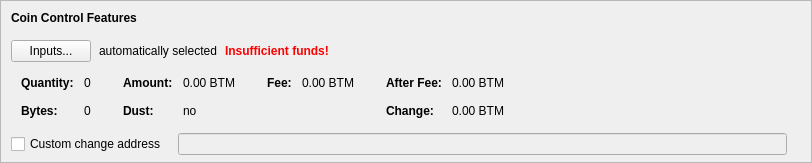
    <widget class="QFrame" name="frameCoinControl">
     <property name="sizePolicy">
      <sizepolicy hsizetype="Expanding" vsizetype="Expanding">
       <horstretch>0</horstretch>
       <verstretch>0</verstretch>
      </sizepolicy>
     </property>
     <property name="maximumSize">
      <size>
       <width>16777215</width>
       <height>16777215</height>
      </size>
     </property>
     <property name="frameShape">
      <enum>QFrame::StyledPanel</enum>
     </property>
     <property name="frameShadow">
      <enum>QFrame::Sunken</enum>
     </property>
     <layout class="QVBoxLayout" name="verticalLayoutCoinControl2">
      <property name="spacing">
       <number>0</number>
      </property>
      <property name="leftMargin">
       <number>0</number>
      </property>
      <property name="topMargin">
       <number>0</number>
      </property>
      <property name="rightMargin">
       <number>0</number>
      </property>
      <property name="bottomMargin">
       <number>6</number>
      </property>
      <item>
       <layout class="QVBoxLayout" name="verticalLayoutCoinControl" stretch="0,0,0,0,1">
        <property name="spacing">
         <number>0</number>
        </property>
        <property name="leftMargin">
         <number>10</number>
        </property>
        <property name="topMargin">
         <number>10</number>
        </property>
        <item>
         <layout class="QHBoxLayout" name="horizontalLayoutCoinControl1">
          <property name="bottomMargin">
           <number>15</number>
          </property>
          <item>
           <widget class="QLabel" name="labelCoinControlFeatures">
            <property name="sizePolicy">
             <sizepolicy hsizetype="Preferred" vsizetype="Maximum">
              <horstretch>0</horstretch>
              <verstretch>0</verstretch>
             </sizepolicy>
            </property>
            <property name="font">
             <font>
              <weight>75</weight>
              <bold>true</bold>
             </font>
            </property>
            <property name="styleSheet">
             <string notr="true">font-weight:bold;</string>
            </property>
            <property name="text">
             <string>Coin Control Features</string>
            </property>
           </widget>
          </item>
         </layout>
        </item>
        <item>
         <layout class="QHBoxLayout" name="horizontalLayoutCoinControl2" stretch="0,0,0,0">
          <property name="spacing">
           <number>8</number>
          </property>
          <property name="bottomMargin">
           <number>10</number>
          </property>
          <item>
           <widget class="QPushButton" name="pushButtonCoinControl">
            <property name="styleSheet">
             <string notr="true"/>
            </property>
            <property name="text">
             <string>Inputs...</string>
            </property>
            <property name="autoDefault">
             <bool>false</bool>
            </property>
           </widget>
          </item>
          <item>
           <widget class="QLabel" name="labelCoinControlAutomaticallySelected">
            <property name="text">
             <string>automatically selected</string>
            </property>
            <property name="margin">
             <number>5</number>
            </property>
           </widget>
          </item>
          <item>
           <widget class="QLabel" name="labelCoinControlInsuffFunds">
            <property name="font">
             <font>
              <weight>75</weight>
              <bold>true</bold>
             </font>
            </property>
            <property name="styleSheet">
             <string notr="true">color:red;font-weight:bold;</string>
            </property>
            <property name="text">
             <string>Insufficient funds!</string>
            </property>
            <property name="margin">
             <number>5</number>
            </property>
           </widget>
          </item>
          <item>
           <spacer name="horizontalSpacerCoinControl">
            <property name="orientation">
             <enum>Qt::Horizontal</enum>
            </property>
            <property name="sizeHint" stdset="0">
             <size>
              <width>40</width>
              <height>1</height>
             </size>
            </property>
           </spacer>
          </item>
         </layout>
        </item>
        <item>
         <widget class="QWidget" name="widgetCoinControl" native="true">
          <property name="sizePolicy">
           <sizepolicy hsizetype="Preferred" vsizetype="Preferred">
            <horstretch>0</horstretch>
            <verstretch>0</verstretch>
           </sizepolicy>
          </property>
          <property name="minimumSize">
           <size>
            <width>0</width>
            <height>0</height>
           </size>
          </property>
          <property name="styleSheet">
           <string notr="true"/>
          </property>
          <layout class="QHBoxLayout" name="horizontalLayoutCoinControl5">
           <property name="leftMargin">
            <number>0</number>
           </property>
           <property name="topMargin">
            <number>0</number>
           </property>
           <property name="rightMargin">
            <number>0</number>
           </property>
           <property name="bottomMargin">
            <number>0</number>
           </property>
           <item>
            <layout class="QHBoxLayout" name="horizontalLayoutCoinControl3" stretch="0,0,0,1">
             <property name="spacing">
              <number>20</number>
             </property>
             <property name="topMargin">
              <number>0</number>
             </property>
             <property name="bottomMargin">
              <number>10</number>
             </property>
             <item>
              <layout class="QFormLayout" name="formLayoutCoinControl1">
               <property name="horizontalSpacing">
                <number>10</number>
               </property>
               <property name="verticalSpacing">
                <number>14</number>
               </property>
               <property name="leftMargin">
                <number>10</number>
               </property>
               <property name="topMargin">
                <number>4</number>
               </property>
               <property name="rightMargin">
                <number>6</number>
               </property>
               <item row="0" column="0">
                <widget class="QLabel" name="labelCoinControlQuantityText">
                 <property name="font">
                  <font>
                   <weight>75</weight>
                   <bold>true</bold>
                  </font>
                 </property>
                 <property name="text">
                  <string>Quantity:</string>
                 </property>
                 <property name="margin">
                  <number>0</number>
                 </property>
                </widget>
               </item>
               <item row="0" column="1">
                <widget class="QLabel" name="labelCoinControlQuantity">
                 <property name="cursor">
                  <cursorShape>IBeamCursor</cursorShape>
                 </property>
                 <property name="contextMenuPolicy">
                  <enum>Qt::ActionsContextMenu</enum>
                 </property>
                 <property name="text">
                  <string notr="true">0</string>
                 </property>
                 <property name="margin">
                  <number>0</number>
                 </property>
                 <property name="textInteractionFlags">
                  <set>Qt::LinksAccessibleByMouse|Qt::TextSelectableByKeyboard|Qt::TextSelectableByMouse</set>
                 </property>
                </widget>
               </item>
               <item row="1" column="0">
                <widget class="QLabel" name="labelCoinControlBytesText">
                 <property name="font">
                  <font>
                   <weight>75</weight>
                   <bold>true</bold>
                  </font>
                 </property>
                 <property name="text">
                  <string>Bytes:</string>
                 </property>
                </widget>
               </item>
               <item row="1" column="1">
                <widget class="QLabel" name="labelCoinControlBytes">
                 <property name="cursor">
                  <cursorShape>IBeamCursor</cursorShape>
                 </property>
                 <property name="contextMenuPolicy">
                  <enum>Qt::ActionsContextMenu</enum>
                 </property>
                 <property name="text">
                  <string notr="true">0</string>
                 </property>
                 <property name="textInteractionFlags">
                  <set>Qt::LinksAccessibleByMouse|Qt::TextSelectableByKeyboard|Qt::TextSelectableByMouse</set>
                 </property>
                </widget>
               </item>
              </layout>
             </item>
             <item>
              <layout class="QFormLayout" name="formLayoutCoinControl2">
               <property name="horizontalSpacing">
                <number>10</number>
               </property>
               <property name="verticalSpacing">
                <number>14</number>
               </property>
               <property name="leftMargin">
                <number>6</number>
               </property>
               <property name="topMargin">
                <number>4</number>
               </property>
               <property name="rightMargin">
                <number>6</number>
               </property>
               <item row="0" column="0">
                <widget class="QLabel" name="labelCoinControlAmountText">
                 <property name="font">
                  <font>
                   <weight>75</weight>
                   <bold>true</bold>
                  </font>
                 </property>
                 <property name="text">
                  <string>Amount:</string>
                 </property>
                 <property name="margin">
                  <number>0</number>
                 </property>
                </widget>
               </item>
               <item row="0" column="1">
                <widget class="QLabel" name="labelCoinControlAmount">
                 <property name="cursor">
                  <cursorShape>IBeamCursor</cursorShape>
                 </property>
                 <property name="contextMenuPolicy">
                  <enum>Qt::ActionsContextMenu</enum>
                 </property>
                 <property name="text">
                  <string notr="true">0.00 BTM</string>
                 </property>
                 <property name="textInteractionFlags">
                  <set>Qt::LinksAccessibleByMouse|Qt::TextSelectableByKeyboard|Qt::TextSelectableByMouse</set>
                 </property>
                </widget>
               </item>
               <item row="1" column="0">
                <widget class="QLabel" name="labelCoinControlLowOutputText">
                 <property name="font">
                  <font>
                   <weight>75</weight>
                   <bold>true</bold>
                  </font>
                 </property>
                 <property name="text">
                  <string>Dust:</string>
                 </property>
                </widget>
               </item>
               <item row="1" column="1">
                <widget class="QLabel" name="labelCoinControlLowOutput">
                 <property name="cursor">
                  <cursorShape>IBeamCursor</cursorShape>
                 </property>
                 <property name="contextMenuPolicy">
                  <enum>Qt::ActionsContextMenu</enum>
                 </property>
                 <property name="text">
                  <string notr="true">no</string>
                 </property>
                 <property name="textInteractionFlags">
                  <set>Qt::LinksAccessibleByMouse|Qt::TextSelectableByKeyboard|Qt::TextSelectableByMouse</set>
                 </property>
                </widget>
               </item>
              </layout>
             </item>
             <item>
              <layout class="QFormLayout" name="formLayoutCoinControl3">
               <property name="horizontalSpacing">
                <number>10</number>
               </property>
               <property name="verticalSpacing">
                <number>14</number>
               </property>
               <property name="leftMargin">
                <number>6</number>
               </property>
               <property name="topMargin">
                <number>4</number>
               </property>
               <property name="rightMargin">
                <number>6</number>
               </property>
               <item row="0" column="0">
                <widget class="QLabel" name="labelCoinControlFeeText">
                 <property name="font">
                  <font>
                   <weight>75</weight>
                   <bold>true</bold>
                  </font>
                 </property>
                 <property name="text">
                  <string>Fee:</string>
                 </property>
                 <property name="margin">
                  <number>0</number>
                 </property>
                </widget>
               </item>
               <item row="0" column="1">
                <widget class="QLabel" name="labelCoinControlFee">
                 <property name="cursor">
                  <cursorShape>IBeamCursor</cursorShape>
                 </property>
                 <property name="contextMenuPolicy">
                  <enum>Qt::ActionsContextMenu</enum>
                 </property>
                 <property name="text">
                  <string notr="true">0.00 BTM</string>
                 </property>
                 <property name="textInteractionFlags">
                  <set>Qt::LinksAccessibleByMouse|Qt::TextSelectableByKeyboard|Qt::TextSelectableByMouse</set>
                 </property>
                </widget>
               </item>
              </layout>
             </item>
             <item>
              <layout class="QFormLayout" name="formLayoutCoinControl4">
               <property name="horizontalSpacing">
                <number>10</number>
               </property>
               <property name="verticalSpacing">
                <number>14</number>
               </property>
               <property name="leftMargin">
                <number>6</number>
               </property>
               <property name="topMargin">
                <number>4</number>
               </property>
               <property name="rightMargin">
                <number>6</number>
               </property>
               <item row="0" column="0">
                <widget class="QLabel" name="labelCoinControlAfterFeeText">
                 <property name="font">
                  <font>
                   <weight>75</weight>
                   <bold>true</bold>
                  </font>
                 </property>
                 <property name="text">
                  <string>After Fee:</string>
                 </property>
                 <property name="margin">
                  <number>0</number>
                 </property>
                </widget>
               </item>
               <item row="0" column="1">
                <widget class="QLabel" name="labelCoinControlAfterFee">
                 <property name="cursor">
                  <cursorShape>IBeamCursor</cursorShape>
                 </property>
                 <property name="contextMenuPolicy">
                  <enum>Qt::ActionsContextMenu</enum>
                 </property>
                 <property name="text">
                  <string notr="true">0.00 BTM</string>
                 </property>
                 <property name="textInteractionFlags">
                  <set>Qt::LinksAccessibleByMouse|Qt::TextSelectableByKeyboard|Qt::TextSelectableByMouse</set>
                 </property>
                </widget>
               </item>
               <item row="1" column="0">
                <widget class="QLabel" name="labelCoinControlChangeText">
                 <property name="font">
                  <font>
                   <weight>75</weight>
                   <bold>true</bold>
                  </font>
                 </property>
                 <property name="text">
                  <string>Change:</string>
                 </property>
                </widget>
               </item>
               <item row="1" column="1">
                <widget class="QLabel" name="labelCoinControlChange">
                 <property name="cursor">
                  <cursorShape>IBeamCursor</cursorShape>
                 </property>
                 <property name="contextMenuPolicy">
                  <enum>Qt::ActionsContextMenu</enum>
                 </property>
                 <property name="text">
                  <string notr="true">0.00 BTM</string>
                 </property>
                 <property name="textInteractionFlags">
                  <set>Qt::LinksAccessibleByMouse|Qt::TextSelectableByKeyboard|Qt::TextSelectableByMouse</set>
                 </property>
                </widget>
               </item>
              </layout>
             </item>
            </layout>
           </item>
          </layout>
         </widget>
        </item>
        <item>
         <layout class="QHBoxLayout" name="horizontalLayoutCoinControl4" stretch="0,0,0">
          <property name="spacing">
           <number>12</number>
          </property>
          <property name="sizeConstraint">
           <enum>QLayout::SetDefaultConstraint</enum>
          </property>
          <property name="topMargin">
           <number>5</number>
          </property>
          <property name="rightMargin">
           <number>5</number>
          </property>
          <item>
           <widget class="QCheckBox" name="checkBoxCoinControlChange">
            <property name="toolTip">
             <string>If this is activated, but the change address is empty or invalid, change will be sent to a newly generated address.</string>
            </property>
            <property name="text">
             <string>Custom change address</string>
            </property>
           </widget>
          </item>
          <item>
           <widget class="QValidatedLineEdit" name="lineEditCoinControlChange">
            <property name="enabled">
             <bool>false</bool>
            </property>
            <property name="sizePolicy">
             <sizepolicy hsizetype="Expanding" vsizetype="Fixed">
              <horstretch>0</horstretch>
              <verstretch>0</verstretch>
             </sizepolicy>
            </property>
           </widget>
          </item>
          <item>
           <widget class="QLabel" name="labelCoinControlChangeLabel">
            <property name="sizePolicy">
             <sizepolicy hsizetype="Preferred" vsizetype="Expanding">
              <horstretch>0</horstretch>
              <verstretch>0</verstretch>
             </sizepolicy>
            </property>
            <property name="minimumSize">
             <size>
              <width>0</width>
              <height>0</height>
             </size>
            </property>
            <property name="text">
             <string/>
            </property>
            <property name="margin">
             <number>3</number>
            </property>
           </widget>
          </item>
         </layout>
        </item>
        <item>
         <spacer name="verticalSpacerCoinControl">
          <property name="orientation">
           <enum>Qt::Vertical</enum>
          </property>
          <property name="sizeHint" stdset="0">
           <size>
            <width>800</width>
            <height>1</height>
           </size>
          </property>
         </spacer>
        </item>
       </layout>
      </item>
     </layout>
    </widget>
